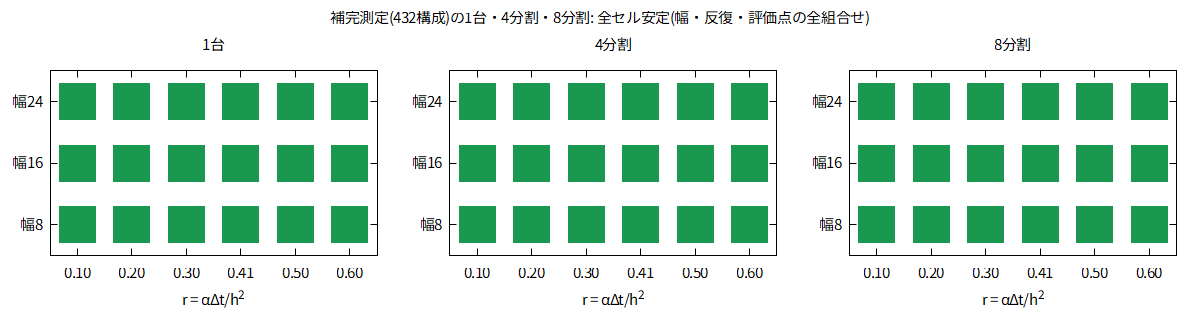

Generate this figure with gnuplot:
# 図6(代替) 補完測定の1台・4分割・8分割: 全324セル安定(判定のみ。誤差値は元データ消失)
set encoding utf8
set terminal pngcairo size 1200,330 font "Noto Sans JP,11"
set output 'fig06_small_n.png'
set multiplot layout 1,3 title '補完測定(432構成)の1台・4分割・8分割: 全セル安定(幅・反復・評価点の全組合せ)'
set xrange [0.5:6.5]; set yrange [0.5:3.5]
set xtics ('0.10' 1,'0.20' 2,'0.30' 3,'0.41' 4,'0.50' 5,'0.60' 6)
set ytics ('幅8' 1,'幅16' 2,'幅24' 3)
set xlabel 'r = αΔt/h^2'
set title '1台'
plot '-' using 1:2 with points pt 5 ps 6 lc rgb '#1a9850' notitle
1 1
1 2
1 3
2 1
2 2
2 3
3 1
3 2
3 3
4 1
4 2
4 3
5 1
5 2
5 3
6 1
6 2
6 3
e
set title '4分割'
replot
set title '8分割'
replot
unset multiplot
